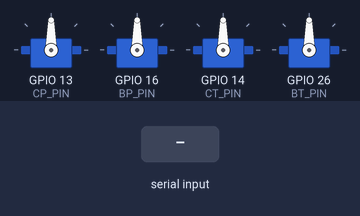
Simulated run of this sketch. Board: ESP32. Parts: 4 × servo. The test bench sets the inputs (shaded band). What the sketch prints to the serial monitor is not drawn.

Above: at 7.0 s.
7.1 s: "r" received over Serial
At 8.0 s:
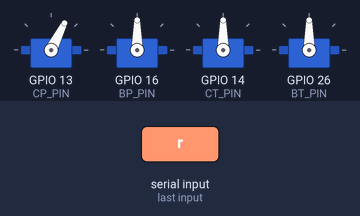
At 8.9 s:
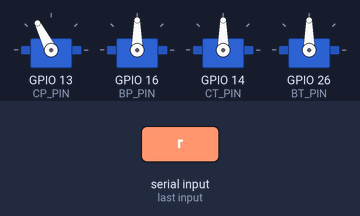
10.1 s: "R" received over Serial
At 16.1 s:
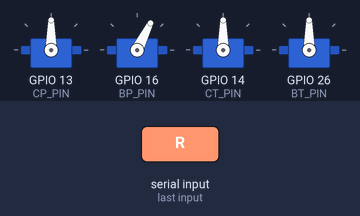
Timing chart, 0 to 18.9 s (numbered marks = the images above; inputs shaded):
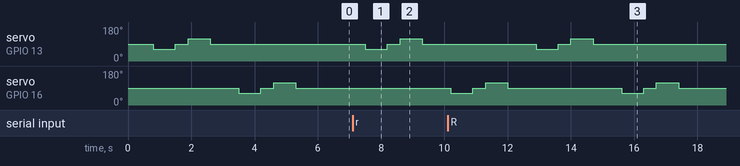

The sketch:

cp_bp_smoke.ino
```cpp
/*
 * Smoke CP (D13) + BP (D16) — lần lượt, giữ CT/BT @ 1500us.
 * Serial 115200: tự chạy khi boot; gửi 'r' để chạy lại.
 */

#include <ESP32Servo.h>

#define CP_PIN 13
#define BP_PIN 16
#define CT_PIN 14
#define BT_PIN 26

const int HOME_US = 1500;
const int LO_US = 1200;
const int HI_US = 1800;

Servo cp, bp, ct, bt;

static void holdSide() {
  ct.writeMicroseconds(HOME_US);
  bt.writeMicroseconds(HOME_US);
}

static void sweep(Servo &s, const char *name) {
  Serial.printf("--- %s start ---\n", name);
  s.writeMicroseconds(HOME_US);
  delay(400);
  s.writeMicroseconds(LO_US);
  Serial.printf("%s -> %d us\n", name, LO_US);
  delay(700);
  s.writeMicroseconds(HOME_US);
  delay(400);
  s.writeMicroseconds(HI_US);
  Serial.printf("%s -> %d us\n", name, HI_US);
  delay(700);
  s.writeMicroseconds(HOME_US);
  Serial.printf("--- %s done (home) ---\n", name);
  delay(500);
}

static void runTest() {
  holdSide();
  Serial.println("TEST CP (chan phai D13)");
  sweep(cp, "CP");
  Serial.println("TEST BP (ban chan phai D16)");
  sweep(bp, "BP");
  Serial.println("ALL DONE — gui 'r' de chay lai");
}

void setup() {
  Serial.begin(115200);
  delay(400);

  cp.setPeriodHertz(50);
  bp.setPeriodHertz(50);
  ct.setPeriodHertz(50);
  bt.setPeriodHertz(50);
  cp.attach(CP_PIN, 500, 2500);
  bp.attach(BP_PIN, 500, 2500);
  ct.attach(CT_PIN, 500, 2500);
  bt.attach(BT_PIN, 500, 2500);

  holdSide();
  cp.writeMicroseconds(HOME_US);
  bp.writeMicroseconds(HOME_US);
  Serial.println("=== CP/BP smoke ===");
  runTest();
}

void loop() {
  while (Serial.available()) {
    char c = Serial.read();
    if (c == 'r' || c == 'R') runTest();
  }
}
```

Measured:
- after the input at 7.1 s, servo on GPIO 13 (CP_PIN): 90° → 63° after 0.40 s, → 90° 0.70 s later, → 117° 0.40 s later, → 90° 0.70 s later
- after the input at 10.1 s, servo on GPIO 13 (CP_PIN): 90° → 63° after 2.8 s, → 90° 0.70 s later, → 117° 0.40 s later, → 90° 0.70 s later
